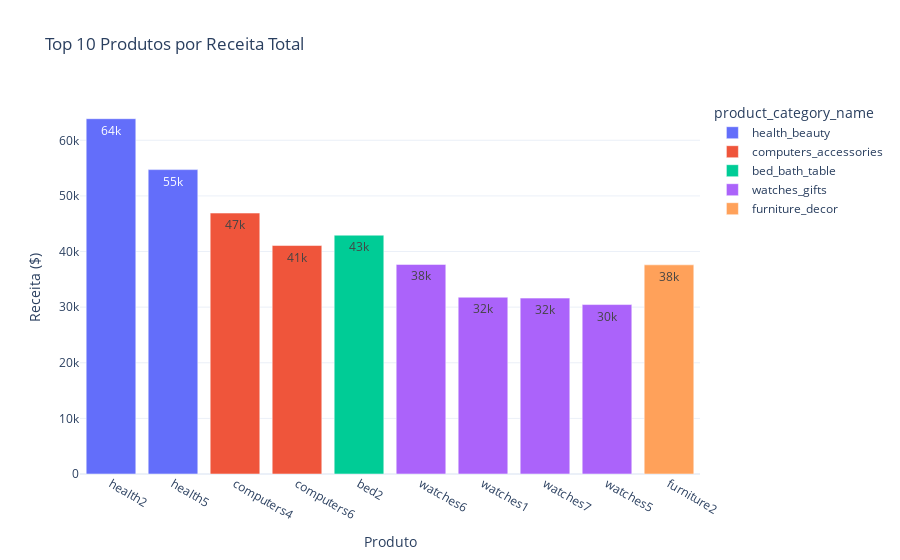

The notebook cell this image was saved under:
### Markdown cell above
## 2. Top Produtos (Best Sellers)
Quem gera mais receita? Quem vende mais unidades?

### Code cell
# Agrupamento por Produto
prod_agg = df.groupby('product_id').agg({
    'total_revenue': 'sum',
    'qty': 'sum',
    'unit_price': 'mean', # Preço médio
    'product_category_name': 'first'
}).reset_index()

# Top 10 por Receita
top_rev = prod_agg.sort_values('total_revenue', ascending=False).head(10)

fig = px.bar(top_rev, x='product_id', y='total_revenue', 
             color='product_category_name', 
             title='Top 10 Produtos por Receita Total',
             text_auto='.2s',
             template='plotly_white')
fig.update_layout(xaxis_title="Produto", yaxis_title="Receita ($)")
fig.show()

### Figure 1 — Plotly figure (JSON) as saved in the notebook; plotly's stock layout.template omitted (floating-point values rounded to 4 significant figures)
{"data": [{"alignmentgroup": "True", "hovertemplate": "product_category_name=health_beauty<br>product_id=%{x}<br>total_revenue=%{y}<extra></extra>", "legendgroup": "health_beauty", "marker": {"color": "#636efa", "pattern": {"shape": ""}}, "name": "health_beauty", "offsetgroup": "health_beauty", "orientation": "v", "showlegend": true, "textposition": "auto", "texttemplate": "%{y:.2s}", "type": "bar", "x": ["health2", "health5"], "xaxis": "x", "y": [63885, 54730.0], "yaxis": "y"}, {"alignmentgroup": "True", "hovertemplate": "product_category_name=computers_accessories<br>product_id=%{x}<br>total_revenue=%{y}<extra></extra>", "legendgroup": "computers_accessories", "marker": {"color": "#EF553B", "pattern": {"shape": ""}}, "name": "computers_accessories", "offsetgroup": "computers_accessories", "orientation": "v", "showlegend": true, "textposition": "auto", "texttemplate": "%{y:.2s}", "type": "bar", "x": ["computers4", "computers6"], "xaxis": "x", "y": [46920.0, 41080.0], "yaxis": "y"}, {"alignmentgroup": "True", "hovertemplate": "product_category_name=bed_bath_table<br>product_id=%{x}<br>total_revenue=%{y}<extra></extra>", "legendgroup": "bed_bath_table", "marker": {"color": "#00cc96", "pattern": {"shape": ""}}, "name": "bed_bath_table", "offsetgroup": "bed_bath_table", "orientation": "v", "showlegend": true, "textposition": "auto", "texttemplate": "%{y:.2s}", "type": "bar", "x": ["bed2"], "xaxis": "x", "y": [42940.0], "yaxis": "y"}, {"alignmentgroup": "True", "hovertemplate": "product_category_name=watches_gifts<br>product_id=%{x}<br>total_revenue=%{y}<extra></extra>", "legendgroup": "watches_gifts", "marker": {"color": "#ab63fa", "pattern": {"shape": ""}}, "name": "watches_gifts", "offsetgroup": "watches_gifts", "orientation": "v", "showlegend": true, "textposition": "auto", "texttemplate": "%{y:.2s}", "type": "bar", "x": ["watches6", "watches1", "watches7", "watches5"], "xaxis": "x", "y": [37680.0, 31790.0, 31620.0, 30470.0], "yaxis": "y"}, {"alignmentgroup": "True", "hovertemplate": "product_category_name=furniture_decor<br>product_id=%{x}<br>total_revenue=%{y}<extra></extra>", "legendgroup": "furniture_decor", "marker": {"color": "#FFA15A", "pattern": {"shape": ""}}, "name": "furniture_decor", "offsetgroup": "furniture_decor", "orientation": "v", "showlegend": true, "textposition": "auto", "texttemplate": "%{y:.2s}", "type": "bar", "x": ["furniture2"], "xaxis": "x", "y": [37610.0], "yaxis": "y"}], "layout": {"barmode": "relative", "legend": {"title": {"text": "product_category_name"}, "tracegroupgap": 0}, "title": {"text": "Top 10 Produtos por Receita Total"}, "xaxis": {"anchor": "y", "domain": [0, 1], "title": {"text": "Produto"}}, "yaxis": {"anchor": "x", "domain": [0, 1], "title": {"text": "Receita ($)"}}}}
